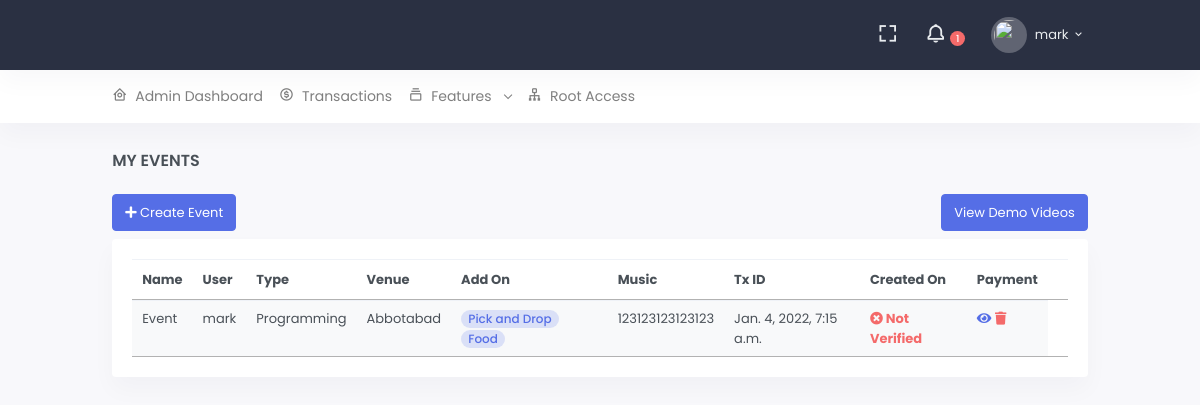
Before: /c/event/ (signed in) with the older database file.
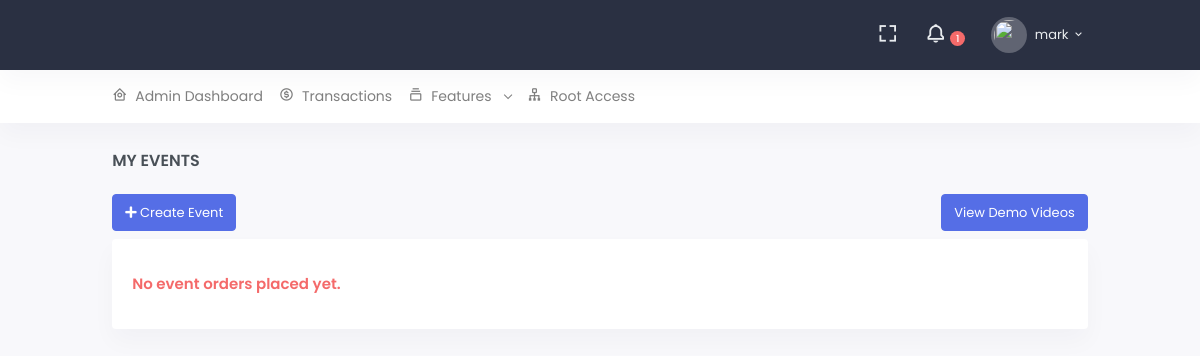
After: the same page with the newer database file.
### src/portals/admins/models.py (models this page shows, shortened)
class Event(models.Model):
    name = models.CharField(max_length=255)
    user = models.ForeignKey('accounts.User', on_delete=models.CASCADE)
    event_type = models.ForeignKey('EventType', on_delete=models.SET_NULL, null=True, blank=False)
    venue = models.ForeignKey('Venue', on_delete=models.SET_NULL, null=True, blank=False)
    add_ons = models.ManyToManyField(AddOn)
    no_of_persons = models.PositiveIntegerField(default=0)
    no_of_chairs = models.PositiveIntegerField(default=100)
    event_charge = models.FloatField(default=1000)
    venue_charge = models.FloatField(default=500)
    tax_charge = models.FloatField(default=100)
    total_charge = models.FloatField(default=0)
    transaction_id = models.CharField(
        max_length=1000, null=False, blank=False,
        help_text="Enter transaction id here, transaction id will be provided by your service provider "
                  "i.e EasyPaisa provide you through sms over a successful transaction", unique=True
    )
    single_split = models.BooleanField(default=False)
    double_split = models.BooleanField(default=False)
    triple_split = models.BooleanField(default=False)
    red_carpet = models.BooleanField(default=False)
    music = models.BooleanField(default=False)
    is_paid = models.BooleanField(default=False)
    is_active = models.BooleanField(default=True)
    created_on = models.DateTimeField(auto_now_add=True)
    event_date = models.DateTimeField()
    class Meta:
        verbose_name_plural = "Events"

class EventType(models.Model):
    name = models.CharField(max_length=255)
    description = models.TextField(null=True, blank=True)
    is_active = models.BooleanField(default=True)
    class Meta:
        ordering = ['-id']
    def __str__(self):
        return self.name

class Venue(models.Model):
    name = models.CharField(max_length=255)
    description = models.TextField(null=True, blank=True)
    is_active = models.BooleanField(default=True)
    class Meta:
        ordering = ['-id']
    def __str__(self):
        return self.name

class AddOn(models.Model):
    name = models.CharField(max_length=255)
    price = models.FloatField(null=False, blank=False)
    description = models.TextField(null=True, blank=True)
    is_active = models.BooleanField(default=True)
    class Meta:
        verbose_name_plural = 'Add Ons'
        ordering = ['-id']

### src/accounts/models.py (models this page shows, shortened)
class User(AbstractUser):
    GENDER_CHOICE = (
        ('m', 'Male'),
        ('f', 'Female'),
        ('o', 'Other'),
    )
    is_customer = models.BooleanField(default=False, help_text="This account belongs to customer")
    profile_image = models.ImageField(
        null=True, blank=True,
        upload_to='images/profiles/',
        verbose_name="Profile Picture", help_text="Profile image must be 150*150 in size of png, jpg or jpeg"
    )
    gender = models.CharField(max_length=1, null=True, blank=True, choices=GENDER_CHOICE)
    about = models.TextField(null=True, blank=True, help_text="Tell us something interesting about yourself")
    address = models.TextField(blank=True, null=True)
    phone_number = models.CharField(max_length=15, null=True, blank=True)
    class Meta:
        verbose_name_plural = "Users"
    def __str__(self):
        return self.username

### src/portals/customer/views.py (the view)
# urls.py: path('event/', EventsListView.as_view(), name='event-list'),
class EventsListView(ListView):
    template_name = 'customer/event_list.html'
    def get_queryset(self):
        return Event.objects.filter(user=self.request.user)

### src/portals/customer/templates/customer/event_list.html (shortened to what the changed rows need)
{% extends 'core/base.html' %}
{% load static %}
{% block base_links %}
    <link rel="stylesheet" href="https://cdn.datatables.net/1.10.22/css/jquery.dataTables.min.css">
    <link rel="stylesheet" href="https://cdn.datatables.net/buttons/1.6.5/css/buttons.dataTables.min.css">
{% endblock %}
{% block content %}
 <div class="row">
     <div class="col-12">
        <div class="card ">
            <div class="card-body">
                {% if event_list %}
                    <div class="table-responsive">
                        <table class="table table-hover table-striped">
                            <thead>
                            <tr>
                                <th>Name</th>
                                <th>User</th>
                                <th>Type</th>
                                <th>Venue</th>
                                <th>Add On</th>
                                <th>Music</th>
                                <th>Tx ID</th>
                                <th>Created On</th>
                                <th>Payment</th>
                                <th></th>
                            </tr>
                            </thead>
                            <tbody class="">
                            {% for row in event_list %}
                                <tr>
                                    <td>{{ row.name }}</td>
                                    <td>{{ row.user }}</td>
                                    <td>{{ row.event_type }}</td>
                                    <td>{{ row.venue }}</td>
                                    <td>
                                        {% for add_on in row.add_ons.all %}
                                            <span class="badge badge-pill badge-soft-primary font-size-12">{{ add_on.name }}</span>
                                        {% endfor %}
                                    </td>
                                    <td>{{ row.transaction_id }}</td>
                                    <td>{{ row.created_on }}</td>
                                    <td>
                                        {% if row.is_paid %}
                                            <b class="text-success">
                                                <a href="#">
                                                    <i class="fa fa-check-circle"></i> Verified
                                                </a>
                                            </b>
                                        {% else %}
                                            <b>
                                                <a href="#" class="text-danger">
                                                    <i class="fa fa-times-circle"></i> Not Verified
                                                </a>
                                            </b>
                                        {% endif %}
                                    </td>
                                    <td>
                                        <a href="{% url 'customer-portal:event-detail' row.pk %}">
                                            <i class="fa fa-eye"></i></a>
                                        <a class="text-danger"
                                           href="{% url 'customer-portal:event-delete' row.pk %}">
                                            <i class="fa fa-trash"></i></a>
                                    </td>
                                </tr>
                            {% endfor %}
                            </tbody>
                        </table>
                    </div>
                {% else %}
                    <p>
                    <h5 class="card-title text-danger">No event orders placed yet.</h5>
                    </p>
                {% endif %}
            </div>
        </div>
     </div>
 </div>
{% endblock %}

Changed rows visible on the page:
removed Event: name "Event", user "mark", event_type "Programming", venue "Abbotabad", transaction_id "123123123123123", created_on "Jan. 4, 2022, 7:15 a.m.", is_paid False (drawn)
no longer on this page (row unchanged): AddOn: name "Pick and Drop"
no longer on this page (row unchanged): AddOn: name "Food"
Other visible differences:
text no longer shown: "Name User Type Venue Add On Music Tx ID Created On Payment"
text now shown: "No event orders placed yet."
